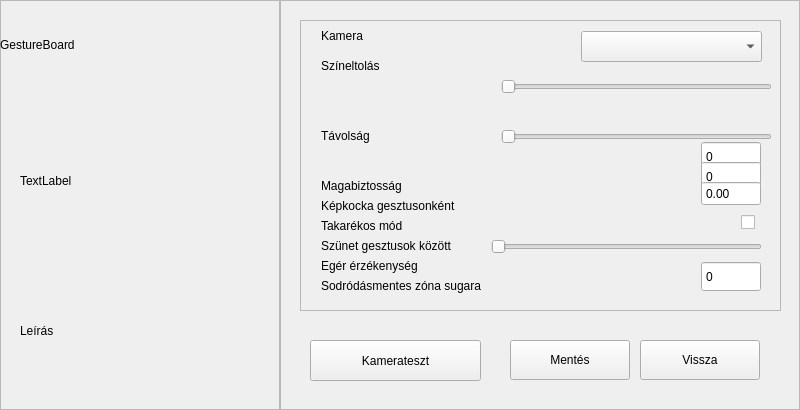
<?xml version="1.0" encoding="UTF-8"?>
<ui version="4.0">
 <class>Form</class>
 <widget class="QWidget" name="Form">
  <property name="geometry">
   <rect>
    <x>0</x>
    <y>0</y>
    <width>800</width>
    <height>410</height>
   </rect>
  </property>
  <property name="windowTitle">
   <string>Form</string>
  </property>
  <widget class="QFrame" name="frameBlue">
   <property name="geometry">
    <rect>
     <x>0</x>
     <y>0</y>
     <width>280</width>
     <height>410</height>
    </rect>
   </property>
   <property name="frameShape">
    <enum>QFrame::Shape::StyledPanel</enum>
   </property>
   <property name="frameShadow">
    <enum>QFrame::Shadow::Raised</enum>
   </property>
   <widget class="QLabel" name="lblTitle">
    <property name="geometry">
     <rect>
      <x>0</x>
      <y>20</y>
      <width>240</width>
      <height>50</height>
     </rect>
    </property>
    <property name="text">
     <string>GestureBoard</string>
    </property>
   </widget>
   <widget class="QLabel" name="lblDescription">
    <property name="geometry">
     <rect>
      <x>20</x>
      <y>270</y>
      <width>231</width>
      <height>121</height>
     </rect>
    </property>
    <property name="text">
     <string>Leírás</string>
    </property>
    <property name="wordWrap">
     <bool>true</bool>
    </property>
   </widget>
   <widget class="QLabel" name="lblCvImg">
    <property name="geometry">
     <rect>
      <x>20</x>
      <y>110</y>
      <width>241</width>
      <height>141</height>
     </rect>
    </property>
    <property name="text">
     <string>TextLabel</string>
    </property>
   </widget>
  </widget>
  <widget class="QFrame" name="frameButtons">
   <property name="geometry">
    <rect>
     <x>280</x>
     <y>0</y>
     <width>520</width>
     <height>410</height>
    </rect>
   </property>
   <property name="frameShape">
    <enum>QFrame::Shape::StyledPanel</enum>
   </property>
   <property name="frameShadow">
    <enum>QFrame::Shadow::Raised</enum>
   </property>
   <widget class="QPushButton" name="btnBack">
    <property name="geometry">
     <rect>
      <x>360</x>
      <y>340</y>
      <width>120</width>
      <height>40</height>
     </rect>
    </property>
    <property name="text">
     <string>Vissza</string>
    </property>
   </widget>
   <widget class="QPushButton" name="btnSave">
    <property name="geometry">
     <rect>
      <x>230</x>
      <y>340</y>
      <width>120</width>
      <height>40</height>
     </rect>
    </property>
    <property name="text">
     <string>Mentés</string>
    </property>
   </widget>
   <widget class="QScrollArea" name="scrollArea">
    <property name="geometry">
     <rect>
      <x>20</x>
      <y>20</y>
      <width>481</width>
      <height>291</height>
     </rect>
    </property>
    <property name="widgetResizable">
     <bool>true</bool>
    </property>
    <widget class="QWidget" name="scrollAreaWidgetContents">
     <property name="geometry">
      <rect>
       <x>0</x>
       <y>0</y>
       <width>479</width>
       <height>289</height>
      </rect>
     </property>
     <widget class="QLabel" name="lblConfidence">
      <property name="geometry">
       <rect>
        <x>20</x>
        <y>150</y>
        <width>191</width>
        <height>30</height>
       </rect>
      </property>
      <property name="text">
       <string>Magabiztosság</string>
      </property>
     </widget>
     <widget class="QLabel" name="lblHue">
      <property name="geometry">
       <rect>
        <x>20</x>
        <y>30</y>
        <width>161</width>
        <height>30</height>
       </rect>
      </property>
      <property name="text">
       <string>Színeltolás</string>
      </property>
     </widget>
     <widget class="QLabel" name="lblCamera">
      <property name="geometry">
       <rect>
        <x>20</x>
        <y>0</y>
        <width>161</width>
        <height>30</height>
       </rect>
      </property>
      <property name="text">
       <string>Kamera</string>
      </property>
     </widget>
     <widget class="QComboBox" name="comboCamera">
      <property name="geometry">
       <rect>
        <x>280</x>
        <y>10</y>
        <width>181</width>
        <height>31</height>
       </rect>
      </property>
     </widget>
     <widget class="QSlider" name="sliderHue">
      <property name="geometry">
       <rect>
        <x>200</x>
        <y>50</y>
        <width>271</width>
        <height>31</height>
       </rect>
      </property>
      <property name="orientation">
       <enum>Qt::Orientation::Horizontal</enum>
      </property>
     </widget>
     <widget class="QSpinBox" name="spinConfidence">
      <property name="geometry">
       <rect>
        <x>400</x>
        <y>120</y>
        <width>60</width>
        <height>31</height>
       </rect>
      </property>
      <property name="buttonSymbols">
       <enum>QAbstractSpinBox::ButtonSymbols::NoButtons</enum>
      </property>
     </widget>
     <widget class="QLabel" name="lblFrameCnt">
      <property name="geometry">
       <rect>
        <x>20</x>
        <y>170</y>
        <width>301</width>
        <height>30</height>
       </rect>
      </property>
      <property name="text">
       <string>Képkocka gesztusonként</string>
      </property>
     </widget>
     <widget class="QSpinBox" name="spinFrameCnt">
      <property name="geometry">
       <rect>
        <x>400</x>
        <y>140</y>
        <width>60</width>
        <height>31</height>
       </rect>
      </property>
      <property name="buttonSymbols">
       <enum>QAbstractSpinBox::ButtonSymbols::NoButtons</enum>
      </property>
     </widget>
     <widget class="QLabel" name="lblDelay">
      <property name="geometry">
       <rect>
        <x>20</x>
        <y>190</y>
        <width>341</width>
        <height>70</height>
       </rect>
      </property>
      <property name="text">
       <string>Szünet gesztusok között</string>
      </property>
     </widget>
     <widget class="QDoubleSpinBox" name="spinDelay">
      <property name="geometry">
       <rect>
        <x>400</x>
        <y>160</y>
        <width>60</width>
        <height>25</height>
       </rect>
      </property>
      <property name="buttonSymbols">
       <enum>QAbstractSpinBox::ButtonSymbols::NoButtons</enum>
      </property>
     </widget>
     <widget class="QLabel" name="lblSensitivity">
      <property name="geometry">
       <rect>
        <x>20</x>
        <y>230</y>
        <width>131</width>
        <height>30</height>
       </rect>
      </property>
      <property name="text">
       <string>Egér érzékenység</string>
      </property>
     </widget>
     <widget class="QSlider" name="sliderSensitivity">
      <property name="geometry">
       <rect>
        <x>190</x>
        <y>210</y>
        <width>271</width>
        <height>31</height>
       </rect>
      </property>
      <property name="orientation">
       <enum>Qt::Orientation::Horizontal</enum>
      </property>
     </widget>
     <widget class="QLabel" name="lblRadius">
      <property name="geometry">
       <rect>
        <x>20</x>
        <y>250</y>
        <width>171</width>
        <height>30</height>
       </rect>
      </property>
      <property name="text">
       <string>Sodródásmentes zóna sugara</string>
      </property>
     </widget>
     <widget class="QSpinBox" name="spinRadius">
      <property name="geometry">
       <rect>
        <x>400</x>
        <y>240</y>
        <width>60</width>
        <height>31</height>
       </rect>
      </property>
      <property name="buttonSymbols">
       <enum>QAbstractSpinBox::ButtonSymbols::NoButtons</enum>
      </property>
     </widget>
     <widget class="QLabel" name="lblDistance">
      <property name="geometry">
       <rect>
        <x>20</x>
        <y>100</y>
        <width>191</width>
        <height>30</height>
       </rect>
      </property>
      <property name="text">
       <string>Távolság</string>
      </property>
     </widget>
     <widget class="QSlider" name="sliderDistance">
      <property name="geometry">
       <rect>
        <x>200</x>
        <y>100</y>
        <width>271</width>
        <height>31</height>
       </rect>
      </property>
      <property name="orientation">
       <enum>Qt::Orientation::Horizontal</enum>
      </property>
     </widget>
     <widget class="QLabel" name="lblFrameThrottling">
      <property name="geometry">
       <rect>
        <x>20</x>
        <y>190</y>
        <width>271</width>
        <height>30</height>
       </rect>
      </property>
      <property name="text">
       <string>Takarékos mód</string>
      </property>
     </widget>
     <widget class="QCheckBox" name="checkFrameThrottling">
      <property name="geometry">
       <rect>
        <x>440</x>
        <y>190</y>
        <width>21</width>
        <height>22</height>
       </rect>
      </property>
      <property name="text">
       <string/>
      </property>
     </widget>
    </widget>
   </widget>
   <widget class="QPushButton" name="btnStartCam">
    <property name="geometry">
     <rect>
      <x>30</x>
      <y>340</y>
      <width>171</width>
      <height>41</height>
     </rect>
    </property>
    <property name="text">
     <string>Kamerateszt</string>
    </property>
   </widget>
   <zorder>scrollArea</zorder>
   <zorder>btnBack</zorder>
   <zorder>btnSave</zorder>
   <zorder>btnStartCam</zorder>
  </widget>
 </widget>
 <resources/>
 <connections/>
</ui>
